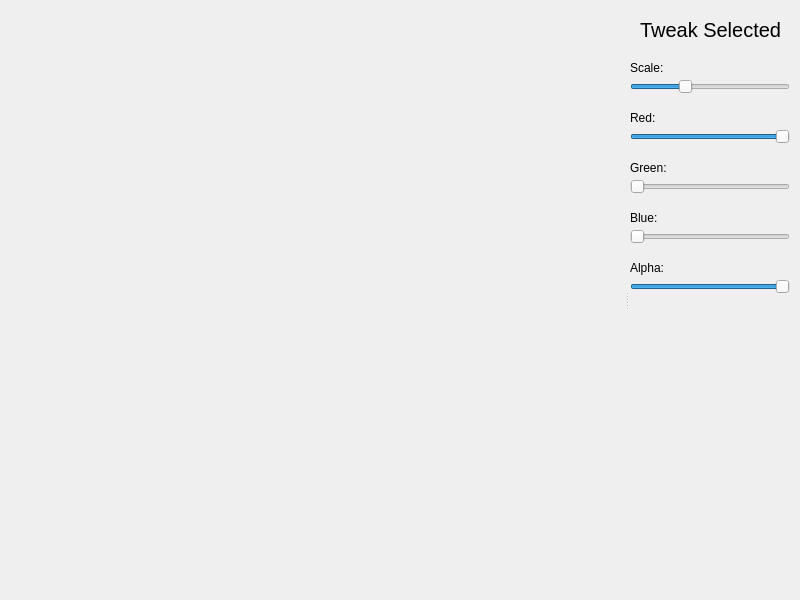
<?xml version="1.0" encoding="UTF-8"?>
<ui version="4.0">
 <class>MainWindow</class>
 <widget class="QMainWindow" name="MainWindow">
  <property name="geometry">
   <rect>
    <x>0</x>
    <y>0</y>
    <width>800</width>
    <height>600</height>
   </rect>
  </property>
  <property name="windowTitle">
   <string>MainWindow</string>
  </property>
  <widget class="QWidget" name="centralwidget">
   <property name="layoutDirection">
    <enum>Qt::RightToLeft</enum>
   </property>
  </widget>
  <widget class="QDockWidget" name="dockWidget">
   <property name="minimumSize">
    <size>
     <width>170</width>
     <height>35</height>
    </size>
   </property>
   <property name="features">
    <set>QDockWidget::NoDockWidgetFeatures</set>
   </property>
   <attribute name="dockWidgetArea">
    <number>2</number>
   </attribute>
   <widget class="QWidget" name="dockWidgetContents">
    <widget class="QSlider" name="greenSlider">
     <property name="geometry">
      <rect>
       <x>0</x>
       <y>160</y>
       <width>160</width>
       <height>16</height>
      </rect>
     </property>
     <property name="maximum">
      <number>255</number>
     </property>
     <property name="orientation">
      <enum>Qt::Horizontal</enum>
     </property>
    </widget>
    <widget class="QSlider" name="blueSlider">
     <property name="geometry">
      <rect>
       <x>0</x>
       <y>210</y>
       <width>160</width>
       <height>16</height>
      </rect>
     </property>
     <property name="maximum">
      <number>255</number>
     </property>
     <property name="orientation">
      <enum>Qt::Horizontal</enum>
     </property>
    </widget>
    <widget class="QSlider" name="alphaSlider">
     <property name="geometry">
      <rect>
       <x>0</x>
       <y>260</y>
       <width>160</width>
       <height>16</height>
      </rect>
     </property>
     <property name="maximum">
      <number>255</number>
     </property>
     <property name="sliderPosition">
      <number>255</number>
     </property>
     <property name="orientation">
      <enum>Qt::Horizontal</enum>
     </property>
    </widget>
    <widget class="QLabel" name="panelTitle">
     <property name="geometry">
      <rect>
       <x>10</x>
       <y>0</y>
       <width>141</width>
       <height>21</height>
      </rect>
     </property>
     <property name="font">
      <font>
       <pointsize>15</pointsize>
      </font>
     </property>
     <property name="text">
      <string>Tweak Selected</string>
     </property>
    </widget>
    <widget class="QSlider" name="redSlider">
     <property name="geometry">
      <rect>
       <x>0</x>
       <y>110</y>
       <width>160</width>
       <height>16</height>
      </rect>
     </property>
     <property name="maximum">
      <number>255</number>
     </property>
     <property name="sliderPosition">
      <number>255</number>
     </property>
     <property name="orientation">
      <enum>Qt::Horizontal</enum>
     </property>
    </widget>
    <widget class="QSlider" name="scaleSlider">
     <property name="geometry">
      <rect>
       <x>0</x>
       <y>60</y>
       <width>160</width>
       <height>16</height>
      </rect>
     </property>
     <property name="layoutDirection">
      <enum>Qt::LeftToRight</enum>
     </property>
     <property name="maximum">
      <number>30</number>
     </property>
     <property name="sliderPosition">
      <number>10</number>
     </property>
     <property name="orientation">
      <enum>Qt::Horizontal</enum>
     </property>
    </widget>
    <widget class="QLabel" name="scaleLabel">
     <property name="geometry">
      <rect>
       <x>0</x>
       <y>40</y>
       <width>67</width>
       <height>17</height>
      </rect>
     </property>
     <property name="text">
      <string>Scale:</string>
     </property>
    </widget>
    <widget class="QLabel" name="redLabel">
     <property name="geometry">
      <rect>
       <x>0</x>
       <y>90</y>
       <width>67</width>
       <height>17</height>
      </rect>
     </property>
     <property name="text">
      <string>Red:</string>
     </property>
    </widget>
    <widget class="QLabel" name="greenLabel">
     <property name="geometry">
      <rect>
       <x>0</x>
       <y>140</y>
       <width>67</width>
       <height>17</height>
      </rect>
     </property>
     <property name="text">
      <string>Green:</string>
     </property>
    </widget>
    <widget class="QLabel" name="blueLabel">
     <property name="geometry">
      <rect>
       <x>0</x>
       <y>190</y>
       <width>67</width>
       <height>17</height>
      </rect>
     </property>
     <property name="text">
      <string>Blue:</string>
     </property>
    </widget>
    <widget class="QLabel" name="alphaLabel">
     <property name="geometry">
      <rect>
       <x>0</x>
       <y>240</y>
       <width>67</width>
       <height>17</height>
      </rect>
     </property>
     <property name="text">
      <string>Alpha:</string>
     </property>
    </widget>
   </widget>
  </widget>
 </widget>
 <resources/>
 <connections/>
</ui>
